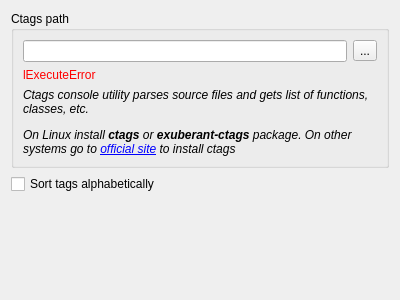
<?xml version="1.0" encoding="UTF-8"?>
<ui version="4.0">
 <class>Form</class>
 <widget class="QWidget" name="Form">
  <property name="geometry">
   <rect>
    <x>0</x>
    <y>0</y>
    <width>400</width>
    <height>300</height>
   </rect>
  </property>
  <property name="windowTitle">
   <string>Form</string>
  </property>
  <layout class="QVBoxLayout" name="verticalLayout_2">
   <item>
    <widget class="QGroupBox" name="groupBox_2">
     <property name="title">
      <string>Ctags path</string>
     </property>
     <layout class="QVBoxLayout" name="verticalLayout">
      <item>
       <layout class="QHBoxLayout" name="horizontalLayout">
        <item>
         <widget class="QLineEdit" name="leCtagsPath"/>
        </item>
        <item>
         <widget class="QToolButton" name="pbCtagsPath">
          <property name="text">
           <string>...</string>
          </property>
         </widget>
        </item>
       </layout>
      </item>
      <item>
       <widget class="QLabel" name="lExecuteError">
        <property name="palette">
         <palette>
          <active>
           <colorrole role="WindowText">
            <brush brushstyle="SolidPattern">
             <color alpha="255">
              <red>255</red>
              <green>0</green>
              <blue>0</blue>
             </color>
            </brush>
           </colorrole>
          </active>
          <inactive>
           <colorrole role="WindowText">
            <brush brushstyle="SolidPattern">
             <color alpha="255">
              <red>255</red>
              <green>0</green>
              <blue>0</blue>
             </color>
            </brush>
           </colorrole>
          </inactive>
          <disabled>
           <colorrole role="WindowText">
            <brush brushstyle="SolidPattern">
             <color alpha="255">
              <red>123</red>
              <green>123</green>
              <blue>123</blue>
             </color>
            </brush>
           </colorrole>
          </disabled>
         </palette>
        </property>
        <property name="text">
         <string>lExecuteError</string>
        </property>
       </widget>
      </item>
      <item>
       <widget class="QLabel" name="label">
        <property name="font">
         <font>
          <italic>true</italic>
         </font>
        </property>
        <property name="text">
         <string>&lt;html&gt;&lt;head/&gt;&lt;body&gt;&lt;p&gt;Ctags console utility parses source files and gets list of functions, classes, etc.&lt;/p&gt;&lt;p&gt;On Linux install &lt;span style=&quot; font-weight:600;&quot;&gt;ctags&lt;/span&gt; or &lt;span style=&quot; font-weight:600;&quot;&gt;exuberant-ctags&lt;/span&gt; package. On other systems go to &lt;a href=&quot;http://ctags.sourceforge.net/&quot;&gt;&lt;span style=&quot; text-decoration: underline; color:#0000ff;&quot;&gt;official site&lt;/span&gt;&lt;/a&gt; to install ctags&lt;/p&gt;&lt;/body&gt;&lt;/html&gt;</string>
        </property>
        <property name="wordWrap">
         <bool>true</bool>
        </property>
       </widget>
      </item>
     </layout>
    </widget>
   </item>
   <item>
    <widget class="QCheckBox" name="cbSortTagsAlphabetically">
     <property name="text">
      <string>Sort tags alphabetically</string>
     </property>
    </widget>
   </item>
   <item>
    <spacer name="verticalSpacer">
     <property name="orientation">
      <enum>Qt::Vertical</enum>
     </property>
     <property name="sizeHint" stdset="0">
      <size>
       <width>20</width>
       <height>90</height>
      </size>
     </property>
    </spacer>
   </item>
  </layout>
 </widget>
 <resources/>
 <connections/>
</ui>
